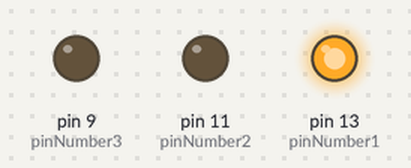
Bench run of a sketch on a simulated Arduino Uno, built with avr-gcc and run on an emulated ATmega328P. Shown: output pins drawn as LEDs (lit = HIGH).

Above: at 0.2 s.
At 0.95 s:
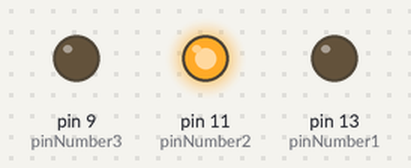
At 1.5 s:
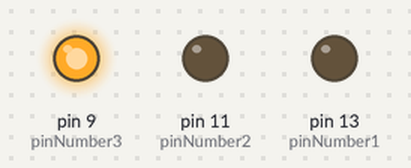
At 3.65 s:
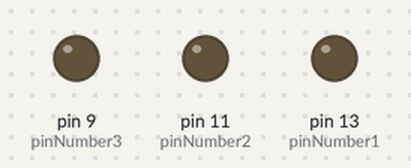
Timing chart, 0 to 4.4 s (numbered marks = the images above):
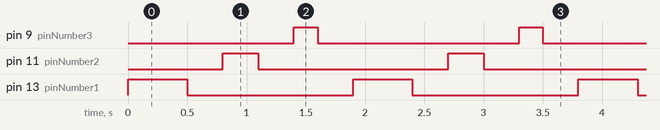

The sketch:

3_LEDs.ino
```cpp
int pinNumber1 = 13;
int pinNumber2 = 11;
int pinNumber3 = 9;
int delayH ;
int delayL = 300 ;


void setup() {
  pinMode(pinNumber1 ,OUTPUT);
  pinMode(pinNumber2 ,OUTPUT);
  pinMode(pinNumber3 ,OUTPUT);

}

void loop() {
  digitalWrite(pinNumber1,HIGH);
  delay(delayH = 500);
  digitalWrite(pinNumber1,LOW);
  delay(delayL);
  digitalWrite(pinNumber2,HIGH);
  delay(delayH = 300);
  digitalWrite(pinNumber2,LOW);
  delay(delayL);
  digitalWrite(pinNumber3,HIGH);
  delay(delayH = 200);
  digitalWrite(pinNumber3,LOW);
  delay(delayL);

}
```

Measured:
- by itself, pin 9 (pinNumber3): alternates HIGH for 0.20 s and LOW for 1.7 s
- by itself, pin 11 (pinNumber2): alternates HIGH for 0.30 s and LOW for 1.6 s
- by itself, pin 13 (pinNumber1): alternates HIGH for 0.50 s and LOW for 1.4 s
